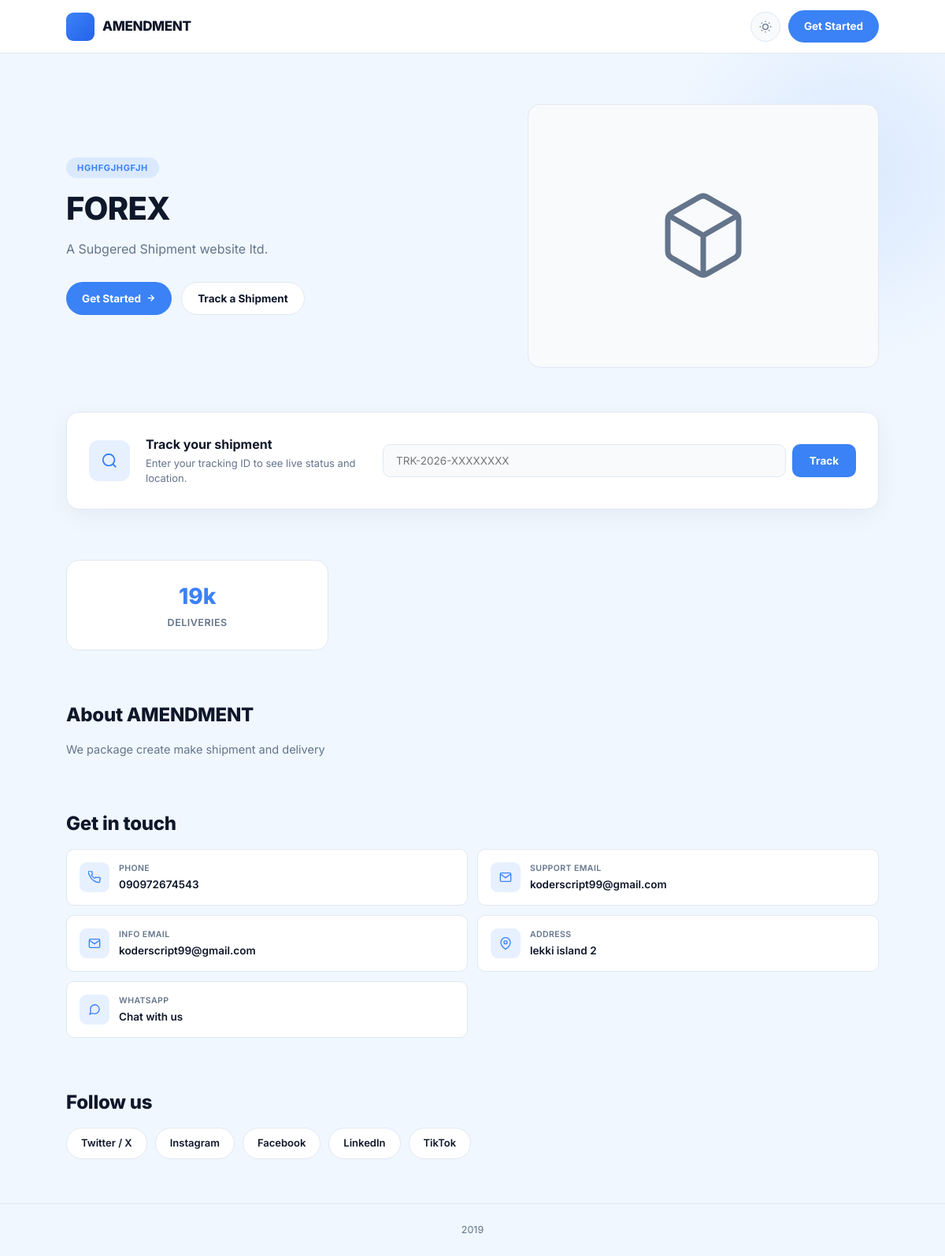
Screenshot of /shipping/site/6D134D49/ with the database file from the repository.
### Business/models.py (models this page shows, shortened)
class SubAdminSiteSettings(models.Model):
    sub_admin = models.OneToOneField(
        "SubAdminProfile",          # ← the existing model in your file
        on_delete=models.CASCADE,
        null=True,
        blank=True,
        related_name="site_settings",
        help_text="Null = global default (set by super-admin).",
    )
    site_name        = models.CharField(max_length=100, blank=True, default="")
    site_tagline     = models.CharField(max_length=255, blank=True, default="")
    logo             = models.ImageField(
        upload_to="site_logos/",
        null=True, blank=True,
        help_text="Upload a logo image.",
    )
    logo_url         = models.URLField(
        blank=True,
        help_text="Use a URL if you don't want to upload a file.",
    )
    favicon_url      = models.URLField(blank=True)
    primary_color    = models.CharField(
        max_length=20, blank=True,
        help_text="Hex color e.g. #38bdf8",
    )
    hero_title       = models.CharField(max_length=255, blank=True, default="")
    hero_subtitle    = models.TextField(blank=True, default="")
    hero_image_url   = models.URLField(blank=True)
    about_text       = models.TextField(
        blank=True,
        help_text="About section shown on the public landing page.",
    )
    stat_deliveries   = models.CharField(max_length=20, blank=True, default="")
    stat_satisfaction = models.CharField(max_length=20, blank=True, default="")
    stat_support      = models.CharField(max_length=20, blank=True, default="")
    phone_primary    = models.CharField(max_length=30, blank=True, default="")
    phone_secondary  = models.CharField(max_length=30, blank=True, default="")
    email_support    = models.EmailField(blank=True, default="")
    email_info       = models.EmailField(blank=True, default="")
    address          = models.TextField(blank=True, default="")
    google_maps_url  = models.URLField(blank=True)
    whatsapp_number  = models.CharField(
        max_length=20, blank=True,
        help_text="Include country code, no + e.g. 2348012345678",
    )
    twitter_url      = models.URLField(blank=True)
    instagram_url    = models.URLField(blank=True)
    facebook_url     = models.URLField(blank=True)
    linkedin_url     = models.URLField(blank=True)
    tiktok_url       = models.URLField(blank=True)
    copyright_text   = models.CharField(max_length=255, blank=True, default="")
    meta_description = models.TextField(blank=True)
    meta_keywords    = models.CharField(max_length=500, blank=True)
    updated_at       = models.DateTimeField(auto_now=True)
    class Meta:
        verbose_name = "Sub-Admin Site Settings"
    @classmethod
    def get_default(cls):
        obj, _ = cls.objects.get_or_create(sub_admin=None)
        return obj
    @classmethod
    def for_user(cls, user):
        default = cls.get_default()
        try:
            profile   = user.sub_admin_profile
            overrides = cls.objects.get(sub_admin=profile)
        except (cls.DoesNotExist, Exception):
            overrides = None
        TEXT_FIELDS = [
            "site_name", "site_tagline", "logo_url", "favicon_url",
            "primary_color", "hero_title", "hero_subtitle", "hero_image_url",
            "about_text", "stat_deliveries", "stat_satisfaction", "stat_support",
            "phone_primary", "phone_secondary", "email_support", "email_info",
            "address", "google_maps_url", "whatsapp_number",
            "twitter_url", "instagram_url", "facebook_url",
            "linkedin_url", "tiktok_url", "copyright_text",
            "meta_description", "meta_keywords",
        ]
        merged = {}
        for field in TEXT_FIELDS:
            default_val  = getattr(default,   field, "") or ""
            override_val = getattr(overrides, field, "") or "" if overrides else ""
            merged[field] = override_val if override_val.strip() else default_val
        if overrides and overrides.logo:
            merged["logo"] = overrides.logo.url
        elif default.logo:
            merged["logo"] = default.logo.url
        else:
            merged["logo"] = merged.get("logo_url", "")
        return merged

### Business/sub_admin_views.py (the view)
# urls.py: path("site/<str:referral_code>/", sv.public_subadmin_landing, name="public-subadmin-landing"),
def public_subadmin_landing(request, referral_code):
    profile = get_object_or_404(SubAdminProfile, referral_code=referral_code.upper())
    settings_ctx = SubAdminSiteSettings.for_user(profile.user)
    return render(request, "public/landing.html", {
        "settings": settings_ctx,
        "profile": profile,
    })

### Business/context_processors.py (called while the page is built, shortened)
def unread_notifications(request):
    user = getattr(request, "user", None)
    if not user or not user.is_authenticated or user.role != User.Role.SUB_ADMIN:
        return {"unread_notifications": 0}

### Business/templates/public/landing.html (shortened to what this page needs)
<!DOCTYPE html>
<html lang="en" data-theme="light">
<head>
</head>
<body>
<header class="site-header">
  <div class="container">
    <a href="{% if profile %}{% url 'sub-admin-register' %}?ref={{ profile.referral_code }}{% else %}/{% endif %}" class="brand">
      <div class="brand-logo">
        {% if settings.logo %}
        <img src="{{ settings.logo }}" alt="{{ settings.site_name }} logo">
        {% else %}
        <svg width="18" height="18" fill="none" viewBox="0 0 24 24" stroke="white" stroke-width="2.5">
          <path d="M5 17H3a2 2 0 01-2-2V5a2 2 0 012-2h11a2 2 0 012 2v3"/>
          <rect x="9" y="11" width="14" height="10" rx="2"/>
          <circle cx="12" cy="21" r="1"/><circle cx="20" cy="21" r="1"/>
        </svg>
        {% endif %}
      </div>
      <span class="brand-name">{{ settings.site_name|default:"TransEdge" }}</span>
    </a>
    <div class="header-actions">
      <button class="theme-btn" id="themeToggle" aria-label="Toggle theme">
      </button>
      {% if profile %}
      <a href="{% url 'sub-admin-register' %}?ref={{ profile.referral_code }}" class="btn-cta">Get Started</a>
      {% else %}
      <a href="{% url 'sub-admin-register' %}" class="btn-cta">Get Started</a>
      {% endif %}
    </div>
  </div>
</header>
<section class="hero">
  <div class="container">
    <div>
      <span class="hero-tag">{{ settings.site_tagline|default:"Fast. Reliable. Global." }}</span>
      <h1>{{ settings.hero_title|default:"Ship anywhere, track everything." }}</h1>
      {% if settings.hero_subtitle %}<p class="subtitle">{{ settings.hero_subtitle }}</p>{% endif %}
      <div class="hero-cta-row">
        {% if profile %}
        <a href="{% url 'sub-admin-register' %}?ref={{ profile.referral_code }}" class="btn-cta">
          Get Started
          <svg width="13" height="13" fill="none" viewBox="0 0 24 24" stroke="currentColor" stroke-width="2.5"><line x1="5" y1="12" x2="19" y2="12"/><polyline points="12 5 19 12 12 19"/></svg>
        </a>
        {% else %}
        <a href="{% url 'sub-admin-register' %}" class="btn-cta">
          Get Started
          <svg width="13" height="13" fill="none" viewBox="0 0 24 24" stroke="currentColor" stroke-width="2.5"><line x1="5" y1="12" x2="19" y2="12"/><polyline points="12 5 19 12 12 19"/></svg>
        </a>
        {% endif %}
        <a href="#track" class="btn-secondary">Track a Shipment</a>
      </div>
    </div>
    <div class="hero-visual">
    </div>
  </div>
</section>
<section class="track-section" id="track">
  <div class="container">
    <div class="track-card">
      <div class="track-card-icon">
        <svg width="22" height="22" fill="none" viewBox="0 0 24 24" stroke="currentColor" stroke-width="2"><circle cx="11" cy="11" r="8"/><line x1="21" y1="21" x2="16.65" y2="16.65"/></svg>
      </div>
      <div class="track-card-text">
        <h3>Track your shipment</h3>
        <p>Enter your tracking ID to see live status and location.</p>
      </div>
      <form method="post" action="{% url 'tracking-search' %}" class="track-form">
        <input type="text" id="tracking_id" name="tracking_id" placeholder="TRK-2026-XXXXXXXX"
               oninput="this.value=this.value.toUpperCase()" autocomplete="off" required>
        <button type="submit">Track</button>
      </form>
    </div>
  </div>
</section>
{% if settings.stat_deliveries or settings.stat_satisfaction or settings.stat_support %}
<section class="stats-section">
  <div class="container">
    <div class="stats-grid">
      {% if settings.stat_deliveries %}
      <div class="stat-block"><div class="num">{{ settings.stat_deliveries }}</div><div class="lbl">Deliveries</div></div>
      {% endif %}
    </div>
  </div>
</section>
{% endif %}
{% if settings.about_text %}
<section class="about-section">
  <div class="container">
    <div class="section-heading">About {{ settings.site_name|default:"us" }}</div>
    <p>{{ settings.about_text }}</p>
  </div>
</section>
{% endif %}
{% if settings.phone_primary or settings.phone_secondary or settings.email_support or settings.email_info or settings.address or settings.google_maps_url or settings.whatsapp_number %}
<section class="contact-section">
  <div class="container">
    <div class="section-heading">Get in touch</div>
    <div class="contact-grid">
      {% if settings.phone_primary %}
      <a href="tel:{{ settings.phone_primary }}" class="contact-card">
        <span class="contact-icon"></span>
        <div><div class="lbl">Phone</div><div class="val">{{ settings.phone_primary }}</div></div>
      </a>
      {% endif %}
      {% if settings.email_support %}
      <a href="mailto:{{ settings.email_support }}" class="contact-card">
        <span class="contact-icon"><svg width="16" height="16" fill="none" viewBox="0 0 24 24" stroke="currentColor" stroke-width="2"><path d="M4 4h16c1.1 0 2 .9 2 2v12c0 1.1-.9 2-2 2H4c-1.1 0-2-.9-2-2V6c0-1.1.9-2 2-2z"/><polyline points="22,6 12,13 2,6"/></svg></span>
        <div><div class="lbl">Support Email</div><div class="val">{{ settings.email_support }}</div></div>
      </a>
      {% endif %}
      {% if settings.email_info %}
      <a href="mailto:{{ settings.email_info }}" class="contact-card">
        <span class="contact-icon"><svg width="16" height="16" fill="none" viewBox="0 0 24 24" stroke="currentColor" stroke-width="2"><path d="M4 4h16c1.1 0 2 .9 2 2v12c0 1.1-.9 2-2 2H4c-1.1 0-2-.9-2-2V6c0-1.1.9-2 2-2z"/><polyline points="22,6 12,13 2,6"/></svg></span>
        <div><div class="lbl">Info Email</div><div class="val">{{ settings.email_info }}</div></div>
      </a>
      {% endif %}
      {% if settings.address %}
      <div class="contact-card">
        <span class="contact-icon"><svg width="16" height="16" fill="none" viewBox="0 0 24 24" stroke="currentColor" stroke-width="2"><path d="M21 10c0 7-9 13-9 13s-9-6-9-13a9 9 0 0118 0z"/><circle cx="12" cy="10" r="3"/></svg></span>
        <div><div class="lbl">Address</div><div class="val">{{ settings.address }}</div></div>
      </div>
      {% endif %}
      {% if settings.whatsapp_number %}
      <a href="https://wa.me/{{ settings.whatsapp_number }}" target="_blank" rel="noopener" class="contact-card">
        <span class="contact-icon"><svg width="16" height="16" fill="none" viewBox="0 0 24 24" stroke="currentColor" stroke-width="2"><path d="M21 11.5a8.38 8.38 0 01-.9 3.8 8.5 8.5 0 01-7.6 4.7 8.38 8.38 0 01-3.8-.9L3 21l1.9-5.7a8.38 8.38 0 01-.9-3.8 8.5 8.5 0 014.7-7.6 8.38 8.38 0 013.8-.9h.5a8.48 8.48 0 018 8v.5z"/></svg></span>
        <div><div class="lbl">WhatsApp</div><div class="val">Chat with us</div></div>
      </a>
      {% endif %}
    </div>
  </div>
</section>
{% endif %}
{% if settings.twitter_url or settings.instagram_url or settings.facebook_url or settings.linkedin_url or settings.tiktok_url %}
<section class="social-section">
  <div class="container">
    <div class="section-heading">Follow us</div>
    <div class="social-row">
      {% if settings.twitter_url %}<a href="{{ settings.twitter_url }}" target="_blank" rel="noopener" class="social-pill">Twitter / X</a>{% endif %}
      {% if settings.instagram_url %}<a href="{{ settings.instagram_url }}" target="_blank" rel="noopener" class="social-pill">Instagram</a>{% endif %}
      {% if settings.facebook_url %}<a href="{{ settings.facebook_url }}" target="_blank" rel="noopener" class="social-pill">Facebook</a>{% endif %}
      {% if settings.linkedin_url %}<a href="{{ settings.linkedin_url }}" target="_blank" rel="noopener" class="social-pill">LinkedIn</a>{% endif %}
      {% if settings.tiktok_url %}<a href="{{ settings.tiktok_url }}" target="_blank" rel="noopener" class="social-pill">TikTok</a>{% endif %}
    </div>
  </div>
</section>
{% endif %}
<footer class="site-footer">
  <div class="container">
    {{ settings.copyright_text|default:"© 2026 TransEdge. All rights reserved." }}
  </div>
</footer>
</body>
</html>

### rows the page displays
SubAdminSiteSettings: site_name "AMENDMENT", site_tagline "HGHFGJHGFJH", hero_title "FOREX", hero_subtitle "A Subgered Shipment website ltd.", stat_deliveries "19k", about_text "We package create make shipment and delivery", copyright_text "2019"
SubAdminSiteSettings: phone_primary "090972674543", email_support "koderscript99@gmail.com", email_info "koderscript99@gmail.com", address "lekki island 2"
